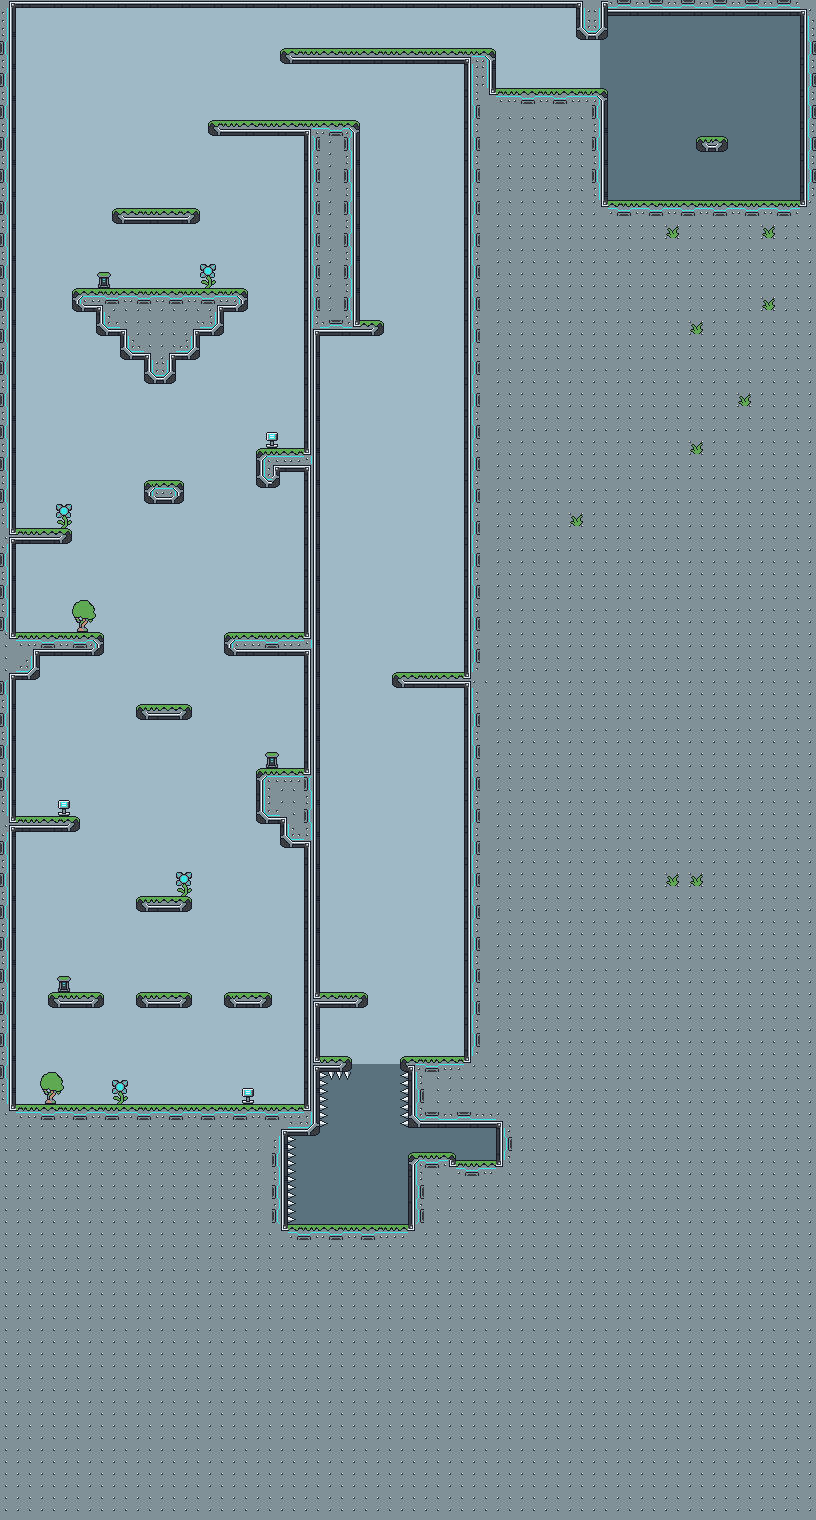

Rendered tile map (Tiled .tmx) drawn with the repository's tilesets; below, a short description and the map source with its tile grids summarised:
An orthogonal 102x190 tile map with 8x8 px tiles, 1 tile layer (gfx), 2 hidden layers not drawn and 28 objects (13x Enemy, 10x Item, 2x Door, Spawn, Npc, ...).

<map version="1.10" tiledversion="1.11.0" orientation="orthogonal" renderorder="right-down" width="102" height="190" tilewidth="8" tileheight="8" infinite="0" nextlayerid="5" nextobjectid="72">
 <tileset firstgid="1" source="forest.tsx" />
 <layer id="1" name="gfx" width="102" height="190">
  <data>[19380 cells, 19380 non-empty, 96 distinct tile ids]</data>
 </layer>
 <layer id="2" name="walls" width="102" height="190" visible="0">
  <data>[19380 cells, 11750 non-empty, 1 distinct tile ids]</data>
 </layer>
 <layer id="4" name="spikes" width="102" height="190" visible="0">
  <data>[19380 cells, 28 non-empty, 1 distinct tile ids]</data>
 </layer>
 <objectgroup id="3" name="objs">
  <object id="1" name="Spawn" x="104" y="1072">
   <point />
  </object>
  <object id="2" name="HealthItem" type="Item" x="432" y="656">
   <point />
  </object>
  <object id="3" name="OrcMiniboss" type="Enemy" x="776" y="184">
   <properties>
    <property name="flags" type="int" value="2" />
    <property name="health" type="int" value="5" />
    <property name="strength" type="int" value="5" />
    <property name="walk" value="L120,R120" />
   </properties>
   <point />
  </object>
  <object id="4" name="Goblin" type="Enemy" x="88" y="976">
   <properties>
    <property name="walk" value="L120,R120" />
   </properties>
   <point />
  </object>
  <object id="6" name="RacoonNpc" type="Npc" x="160" y="276">
   <properties>
    <property name="dialogue_id" type="int" value="0" />
   </properties>
   <point />
  </object>
  <object id="11" name="Key" type="Item" x="376" y="1208">
   <point />
  </object>
  <object id="16" name="DoorH" type="Door" x="376" y="1066">
   <properties>
    <property name="locked" type="bool" value="false" />
   </properties>
   <point />
  </object>
  <object id="17" name="DoorV" type="Door" x="600" y="64">
   <properties>
    <property name="locked" type="bool" value="true" />
   </properties>
   <point />
  </object>
  <object id="20" name="Switch" type="Switch" x="164" y="528">
   <properties>
    <property name="event_id" type="int" value="0" />
   </properties>
   <point />
  </object>
  <object id="39" name="Walljump" type="Item" x="208" y="1072">
   <point />
  </object>
  <object id="41" name="Battery" type="Item" x="292" y="492">
   <point />
  </object>
  <object id="43" name="HealthItem" type="Item" x="164" y="968">
   <point />
  </object>
  <object id="44" name="HealthItem" type="Item" x="304" y="1208">
   <point />
  </object>
  <object id="45" name="HealthItem" type="Item" x="328" y="1208">
   <point />
  </object>
  <object id="47" name="HealthItem" type="Item" x="536" y="64">
   <point />
  </object>
  <object id="48" name="HealthItem" type="Item" x="352" y="976">
   <point />
  </object>
  <object id="51" name="Battery" type="Item" x="40" y="48">
   <point />
  </object>
  <object id="53" name="Goblin" type="Enemy" x="32" y="800">
   <properties>
    <property name="walk" value="R120,L120" />
   </properties>
   <point />
  </object>
  <object id="54" name="Goblin" type="Enemy" x="164" y="464">
   <point />
  </object>
  <object id="55" name="Goblin" type="Enemy" x="216" y="272">
   <properties>
    <property name="walk" value="L240,R240" />
   </properties>
   <point />
  </object>
  <object id="56" name="Goblin" type="Enemy" x="264" y="616">
   <properties>
    <property name="walk" value="L120,R120" />
   </properties>
   <point />
  </object>
  <object id="57" name="Goblin" type="Enemy" x="476" y="1144">
   <point />
  </object>
  <object id="61" name="Orc" type="Enemy" x="288" y="752">
   <properties>
    <property name="walk" value="L60,P120,R60,P120" />
   </properties>
   <point />
  </object>
  <object id="62" name="Orc" type="Enemy" x="184" y="1088">
   <properties>
    <property name="walk" value="L120,R120" />
   </properties>
   <point />
  </object>
  <object id="63" name="Orc" type="Enemy" x="48" y="616">
   <properties>
    <property name="walk" value="R120,L120" />
   </properties>
   <point />
  </object>
  <object id="69" name="Goblin" type="Enemy" x="700" y="120">
   <properties>
    <property name="walk" value="R120,L120" />
   </properties>
   <point />
  </object>
  <object id="70" name="Orc" type="Enemy" x="696" y="184">
   <properties>
    <property name="walk" value="L180,R180" />
   </properties>
   <point />
  </object>
  <object id="21" name="GoblinMiniboss" type="Enemy" x="780" y="1400">
   <point />
  </object>
 </objectgroup>
</map>
